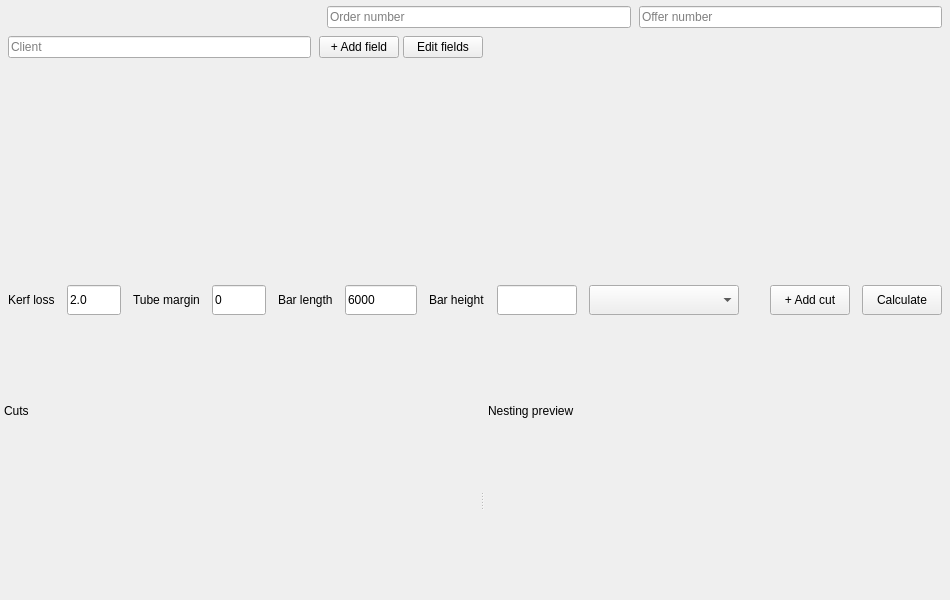
<?xml version="1.0" encoding="UTF-8"?>
<ui version="4.0">
 <class>TabCortes</class>
 <widget class="QWidget" name="TabCortes">
  <property name="geometry">
   <rect>
    <x>0</x>
    <y>0</y>
    <width>900</width>
    <height>600</height>
   </rect>
  </property>
  <layout class="QVBoxLayout" name="main_layout">
   <property name="leftMargin"><number>0</number></property>
   <property name="topMargin"><number>0</number></property>
   <property name="rightMargin"><number>0</number></property>
   <property name="bottomMargin"><number>0</number></property>
   <property name="spacing"><number>0</number></property>

   <!-- header_card -->
   <item>
    <widget class="QFrame" name="header_card">
     <property name="role" stdset="0">
      <string>card</string>
     </property>
     <layout class="QGridLayout" name="header_grid">
      <property name="leftMargin"><number>8</number></property>
      <property name="topMargin"><number>6</number></property>
      <property name="rightMargin"><number>8</number></property>
      <property name="bottomMargin"><number>6</number></property>
      <property name="spacing"><number>8</number></property>

      <!-- Row 0, col 0-1: placeholder for MaterialAutocomplete -->
      <item row="0" column="0" colspan="2">
       <widget class="QWidget" name="mat_ac_placeholder" native="true"/>
      </item>

      <!-- Row 0, col 2: order number -->
      <item row="0" column="2">
       <widget class="QLineEdit" name="e_pedido">
        <property name="placeholderText">
         <string>Order number</string>
        </property>
       </widget>
      </item>

      <!-- Row 0, col 3: offer number -->
      <item row="0" column="3">
       <widget class="QLineEdit" name="e_oferta">
        <property name="placeholderText">
         <string>Offer number</string>
        </property>
       </widget>
      </item>

      <!-- Row 1, col 0: client -->
      <item row="1" column="0">
       <widget class="QLineEdit" name="e_cliente">
        <property name="placeholderText">
         <string>Client</string>
        </property>
       </widget>
      </item>

      <!-- Row 1, col 1-3: field buttons -->
      <item row="1" column="1" colspan="3">
       <widget class="QWidget" name="field_btns" native="true">
        <layout class="QHBoxLayout" name="field_btns_layout">
         <property name="leftMargin"><number>0</number></property>
         <property name="topMargin"><number>0</number></property>
         <property name="rightMargin"><number>0</number></property>
         <property name="bottomMargin"><number>0</number></property>
         <property name="spacing"><number>4</number></property>
         <item>
          <widget class="QPushButton" name="add_field_btn">
           <property name="text">
            <string>+ Add field</string>
           </property>
           <property name="minimumSize">
            <size><width>0</width><height>22</height></size>
           </property>
           <property name="maximumSize">
            <size><width>16777215</width><height>22</height></size>
           </property>
          </widget>
         </item>
         <item>
          <widget class="QPushButton" name="edit_fields_btn">
           <property name="text">
            <string>Edit fields</string>
           </property>
           <property name="minimumSize">
            <size><width>0</width><height>22</height></size>
           </property>
           <property name="maximumSize">
            <size><width>16777215</width><height>22</height></size>
           </property>
          </widget>
         </item>
         <item>
          <spacer name="field_btns_spacer">
           <property name="orientation">
            <enum>Qt::Horizontal</enum>
           </property>
           <property name="sizeHint" stdset="0">
            <size><width>40</width><height>20</height></size>
           </property>
          </spacer>
         </item>
        </layout>
       </widget>
      </item>

      <!-- Row 2, col 0-3: custom fields widget (hidden by default) -->
      <item row="2" column="0" colspan="4">
       <widget class="QWidget" name="custom_fields_widget" native="true">
        <property name="visible">
         <bool>false</bool>
        </property>
        <layout class="QHBoxLayout" name="custom_fields_layout">
         <property name="leftMargin"><number>0</number></property>
         <property name="topMargin"><number>0</number></property>
         <property name="rightMargin"><number>0</number></property>
         <property name="bottomMargin"><number>0</number></property>
         <property name="spacing"><number>6</number></property>
         <item>
          <spacer name="custom_fields_spacer">
           <property name="orientation">
            <enum>Qt::Horizontal</enum>
           </property>
           <property name="sizeHint" stdset="0">
            <size><width>40</width><height>20</height></size>
           </property>
          </spacer>
         </item>
        </layout>
       </widget>
      </item>
     </layout>
    </widget>
   </item>

   <!-- controls_card -->
   <item>
    <widget class="QFrame" name="controls_card">
     <property name="role" stdset="0">
      <string>card</string>
     </property>
     <layout class="QHBoxLayout" name="controls_layout">
      <property name="leftMargin"><number>8</number></property>
      <property name="topMargin"><number>10</number></property>
      <property name="rightMargin"><number>8</number></property>
      <property name="bottomMargin"><number>10</number></property>
      <property name="spacing"><number>12</number></property>

      <item>
       <widget class="QLabel" name="lbl_kerf">
        <property name="text">
         <string>Kerf loss</string>
        </property>
       </widget>
      </item>
      <item>
       <widget class="QLineEdit" name="e_kerf">
        <property name="text">
         <string>2.0</string>
        </property>
        <property name="minimumSize">
         <size><width>54</width><height>30</height></size>
        </property>
        <property name="maximumSize">
         <size><width>54</width><height>30</height></size>
        </property>
       </widget>
      </item>
      <item>
       <widget class="QLabel" name="lbl_margin">
        <property name="text">
         <string>Tube margin</string>
        </property>
       </widget>
      </item>
      <item>
       <widget class="QLineEdit" name="e_margin">
        <property name="text">
         <string>0</string>
        </property>
        <property name="minimumSize">
         <size><width>54</width><height>30</height></size>
        </property>
        <property name="maximumSize">
         <size><width>54</width><height>30</height></size>
        </property>
       </widget>
      </item>
      <item>
       <widget class="QLabel" name="lbl_bar_len">
        <property name="text">
         <string>Bar length</string>
        </property>
       </widget>
      </item>
      <item>
       <widget class="QLineEdit" name="e_bar_len">
        <property name="text">
         <string>6000</string>
        </property>
        <property name="minimumSize">
         <size><width>72</width><height>30</height></size>
        </property>
        <property name="maximumSize">
         <size><width>72</width><height>30</height></size>
        </property>
       </widget>
      </item>
      <item>
       <widget class="QLabel" name="lbl_bar_height">
        <property name="text">
         <string>Bar height</string>
        </property>
       </widget>
      </item>
      <item>
       <widget class="QLineEdit" name="e_bar_height">
        <property name="text">
         <string/>
        </property>
        <property name="minimumSize">
         <size><width>80</width><height>30</height></size>
        </property>
        <property name="maximumSize">
         <size><width>80</width><height>30</height></size>
        </property>
       </widget>
      </item>
      <item>
       <spacer name="controls_spacer">
        <property name="orientation">
         <enum>Qt::Horizontal</enum>
        </property>
        <property name="sizeHint" stdset="0">
         <size><width>40</width><height>20</height></size>
        </property>
       </spacer>
      </item>
      <item>
       <widget class="QComboBox" name="calc_combo_cuts">
        <property name="minimumSize">
         <size><width>150</width><height>30</height></size>
        </property>
        <property name="maximumSize">
         <size><width>16777215</width><height>30</height></size>
        </property>
       </widget>
      </item>
      <item>
       <widget class="QLabel" name="result_lbl">
        <property name="text">
         <string/>
        </property>
       </widget>
      </item>
      <item>
       <widget class="QPushButton" name="add_btn">
        <property name="text">
         <string>+ Add cut</string>
        </property>
        <property name="minimumSize">
         <size><width>0</width><height>30</height></size>
        </property>
        <property name="maximumSize">
         <size><width>16777215</width><height>30</height></size>
        </property>
       </widget>
      </item>
      <item>
       <widget class="QPushButton" name="calc_btn">
        <property name="text">
         <string>Calculate</string>
        </property>
        <property name="minimumSize">
         <size><width>0</width><height>30</height></size>
        </property>
        <property name="maximumSize">
         <size><width>16777215</width><height>30</height></size>
        </property>
       </widget>
      </item>
     </layout>
    </widget>
   </item>

   <!-- splitter: cuts_panel | preview_panel -->
   <item>
    <widget class="QSplitter" name="splitter">
     <property name="orientation">
      <enum>Qt::Horizontal</enum>
     </property>
     <property name="childrenCollapsible">
      <bool>false</bool>
     </property>

     <!-- cuts_panel -->
     <widget class="QWidget" name="cuts_panel">
      <property name="minimumSize">
       <size><width>480</width><height>0</height></size>
      </property>
      <layout class="QVBoxLayout" name="cuts_panel_layout">
       <property name="leftMargin"><number>4</number></property>
       <property name="topMargin"><number>4</number></property>
       <property name="rightMargin"><number>4</number></property>
       <property name="bottomMargin"><number>4</number></property>
       <property name="spacing"><number>2</number></property>
       <item>
        <widget class="QLabel" name="cuts_hdr">
         <property name="text">
          <string>Cuts</string>
         </property>
        </widget>
       </item>
       <item>
        <widget class="QScrollArea" name="cuts_scroll">
         <property name="frameShape">
          <enum>QFrame::NoFrame</enum>
         </property>
         <property name="widgetResizable">
          <bool>true</bool>
         </property>
         <property name="horizontalScrollBarPolicy">
          <enum>Qt::ScrollBarAlwaysOff</enum>
         </property>
         <widget class="QWidget" name="rows_container">
          <property name="geometry">
           <rect>
            <x>0</x>
            <y>0</y>
            <width>470</width>
            <height>300</height>
           </rect>
          </property>
          <layout class="QVBoxLayout" name="rows_layout">
           <property name="leftMargin"><number>0</number></property>
           <property name="topMargin"><number>0</number></property>
           <property name="rightMargin"><number>0</number></property>
           <property name="bottomMargin"><number>0</number></property>
           <property name="spacing"><number>2</number></property>
           <item>
            <spacer name="rows_spacer">
             <property name="orientation">
              <enum>Qt::Vertical</enum>
             </property>
             <property name="sizeHint" stdset="0">
              <size><width>20</width><height>40</height></size>
             </property>
            </spacer>
           </item>
          </layout>
         </widget>
        </widget>
       </item>
      </layout>
     </widget>

     <!-- preview_panel -->
     <widget class="QWidget" name="preview_panel">
      <property name="minimumSize">
       <size><width>200</width><height>0</height></size>
      </property>
      <layout class="QVBoxLayout" name="preview_panel_layout">
       <property name="leftMargin"><number>4</number></property>
       <property name="topMargin"><number>4</number></property>
       <property name="rightMargin"><number>4</number></property>
       <property name="bottomMargin"><number>4</number></property>
       <property name="spacing"><number>2</number></property>
       <item>
        <widget class="QLabel" name="preview_hdr">
         <property name="text">
          <string>Nesting preview</string>
         </property>
        </widget>
       </item>
       <item>
        <widget class="QScrollArea" name="preview_scroll">
         <property name="frameShape">
          <enum>QFrame::NoFrame</enum>
         </property>
         <property name="widgetResizable">
          <bool>true</bool>
         </property>
        </widget>
       </item>
      </layout>
     </widget>

    </widget>
   </item>
  </layout>
 </widget>
 <resources/>
 <connections/>
</ui>
